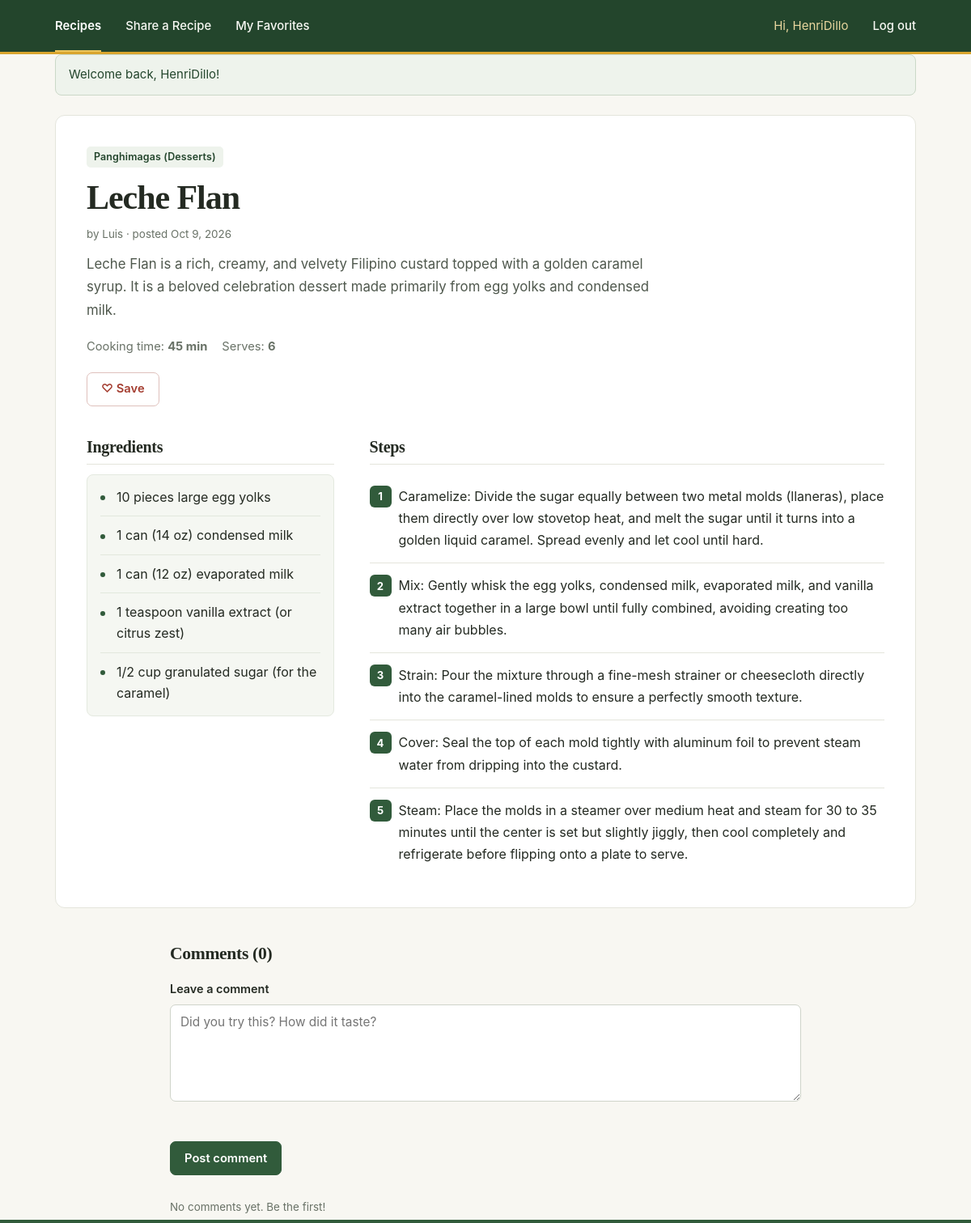
Screenshot of /recipe.php?id=2 (signed in) with the database file from the repository.
### tables this page shows
CREATE TABLE `recipes` (
  `id` int(10) UNSIGNED NOT NULL,
  `user_id` int(10) UNSIGNED NOT NULL,
  `category_id` int(10) UNSIGNED NOT NULL,
  `title` varchar(100) NOT NULL,
  `description` varchar(300) NOT NULL,
  `steps` text NOT NULL,
  `cook_time_minutes` smallint(5) UNSIGNED NOT NULL,
  `servings` tinyint(3) UNSIGNED NOT NULL,
  `created_at` datetime NOT NULL DEFAULT current_timestamp(),
  `updated_at` datetime DEFAULT NULL
);

CREATE TABLE `categories` (
  `id` int(10) UNSIGNED NOT NULL,
  `name` varchar(50) NOT NULL
);

CREATE TABLE `users` (
  `id` int(10) UNSIGNED NOT NULL,
  `username` varchar(20) NOT NULL,
  `email` varchar(100) NOT NULL,
  `password_hash` varchar(255) NOT NULL,
  `created_at` datetime NOT NULL DEFAULT current_timestamp()
);

### classes/Auth.php (called while the page is built, shortened)
<?php
class Auth
{
    public static function id()
    {
        return $_SESSION['user_id'] ?? null;
    }
}

### classes/Recipe.php (called while the page is built, shortened)
<?php
class Recipe
{
    private PDO $pdo;
    public function __construct(PDO $pdo)
    {
        $this->pdo = $pdo;
    }
    public function find($recipeId, $viewerId)
    {
        $stmt = $this->pdo->prepare(
            'SELECT r.*, u.username, c.name AS category_name,
                    (SELECT COUNT(*) FROM favorites f
                     WHERE f.recipe_id = r.id AND f.user_id = :viewer_id) AS is_favorite
             FROM recipes r
             JOIN users u ON u.id = r.user_id
             JOIN categories c ON c.id = r.category_id
             WHERE r.id = :id'
        );
        $stmt->execute([':viewer_id' => $viewerId, ':id' => $recipeId]);
        $recipe = $stmt->fetch();
        return $recipe ? $recipe : null;
    }
    public function ingredients($recipeId)
    {
        $stmt = $this->pdo->prepare('SELECT name FROM ingredients WHERE recipe_id = :id ORDER BY id');
        $stmt->execute([':id' => $recipeId]);
        return $stmt->fetchAll(PDO::FETCH_COLUMN);
    }
}

### classes/Comment.php (called while the page is built, shortened)
<?php
class Comment
{
    private PDO $pdo;
    public function __construct(PDO $pdo)
    {
        $this->pdo = $pdo;
    }
    public function forRecipe($recipeId)
    {
        $stmt = $this->pdo->prepare(
            'SELECT c.id, c.user_id, c.body, c.created_at, c.updated_at, u.username
             FROM comments c
             JOIN users u ON u.id = c.user_id
             WHERE c.recipe_id = :recipe_id
             ORDER BY c.created_at DESC, c.id DESC'
        );
        $stmt->execute([':recipe_id' => $recipeId]);
        return $stmt->fetchAll();
    }
}

### recipe.php (the view, shortened to what this page needs)
<?php
require_once __DIR__ . '/includes/init.php';
$recipeId = (int) ($_GET['id'] ?? 0);
$recipeModel = new Recipe($pdo);
$recipe = $recipeModel->find($recipeId, Auth::id());
$ingredients = $recipeModel->ingredients($recipeId);
$comments    = (new Comment($pdo))->forRecipe($recipeId);
$steps = [];
foreach (preg_split('/\R/', $recipe['steps']) as $line) {
    $line = trim($line);
    if ($line !== '') {
        $steps[] = $line;
    }
}
include __DIR__ . '/includes/header.php';
?>
<article class="recipe-detail">
    <span class="badge"><?= e($recipe['category_name']) ?></span>
    <h1><?= e($recipe['title']) ?></h1>
    <p class="meta">
        by <?= e($recipe['username']) ?> &middot; posted <?= e(format_date($recipe['created_at'])) ?>
    </p>
    <p class="lead"><?= e($recipe['description']) ?></p>
    <ul class="facts">
        <li>Cooking time: <strong><?= (int) $recipe['cook_time_minutes'] ?> min</strong></li>
        <li>Serves: <strong><?= (int) $recipe['servings'] ?></strong></li>
    </ul>
    <div class="actions">
        <?= favorite_button($recipe['id'], $recipe['is_favorite'] > 0) ?>
    </div>
    <h2>Ingredients</h2>
    <ul class="ingredient-list">
        <?php foreach ($ingredients as $ingredient): ?>
            <li><?= e($ingredient) ?></li>
        <?php endforeach; ?>
    </ul>
    <h2>Steps</h2>
    <ol class="step-list">
        <?php foreach ($steps as $step): ?>
            <li><?= e($step) ?></li>
        <?php endforeach; ?>
    </ol>
</article>
<section class="comments" id="comments">
    <h2>Comments (<?= count($comments) ?>)</h2>
    <form method="post" action="comment_add.php" class="comment-form" data-validate="comment" novalidate>
        <div class="field">
            <label for="body">Leave a comment</label>
            <textarea id="body" name="body" rows="3" maxlength="500"
                      placeholder="Did you try this? How did it taste?"></textarea>
            <small class="error"></small>
        </div>
        <button type="submit" class="btn">Post comment</button>
    </form>
    <?php if (count($comments) === 0): ?>
        <p class="meta">No comments yet. Be the first!</p>
    <?php endif; ?>
</section>
<?php include __DIR__ . '/includes/footer.php'; ?>

### rows the page displays
recipes: category.name "Panghimagas (Desserts)", title "Leche Flan", user.username "Luis", created_at "Oct 9, 2026", description "Leche Flan is a rich, creamy, and velvety Filipino custard topped with a golden caramel syrup. It is a beloved celebration dessert made primarily from egg yolks and condensed milk.", cook_time_minutes "45", servings "6"

### other values shown
Auth::username() "HenriDillo"
$flash['message'] "Welcome back, HenriDillo!"
$label "♡ Save"
$ingredient "10 pieces large egg yolks"
$ingredient "1 can (14 oz) condensed milk"
$ingredient "1 can (12 oz) evaporated milk"
$ingredient "1 teaspoon vanilla extract (or citrus zest)"
$ingredient "1/2 cup granulated sugar (for the caramel)"
$step "Mix: Gently whisk the egg yolks, condensed milk, evaporated milk, and vanilla extract together in a large bowl until fully combined, avoiding creating too many air bubbles."
$step "Strain: Pour the mixture through a fine-mesh strainer or cheesecloth directly into the caramel-lined molds to ensure a perfectly smooth texture."
$step "Cover: Seal the top of each mold tightly with aluminum foil to prevent steam water from dripping into the custard."
count($comments) "0"
